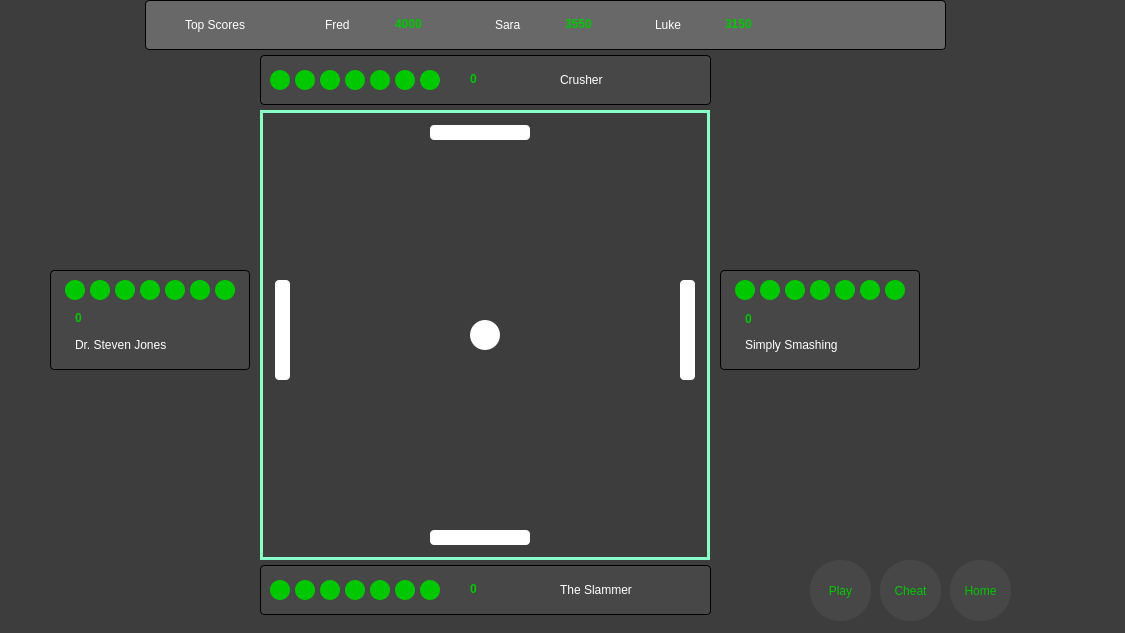
<?xml version="1.0" encoding="UTF-8"?>
<ui version="4.0">
 <class>InGame</class>
 <widget class="QWidget" name="InGame">
  <property name="geometry">
   <rect>
    <x>0</x>
    <y>0</y>
    <width>1125</width>
    <height>633</height>
   </rect>
  </property>
  <property name="mouseTracking">
   <bool>true</bool>
  </property>
  <property name="windowTitle">
   <string>All-4-Pong - Game Court</string>
  </property>
  <property name="styleSheet">
   <string notr="true">background-color: rgb(61, 61, 61);</string>
  </property>
  <widget class="QLabel" name="lblTop2Usrnm">
   <property name="geometry">
    <rect>
     <x>495</x>
     <y>15</y>
     <width>61</width>
     <height>20</height>
    </rect>
   </property>
   <property name="mouseTracking">
    <bool>true</bool>
   </property>
   <property name="styleSheet">
    <string notr="true">background-color: rgb(104,104,104);
color: rgb(255, 255, 255);
text-align: center;</string>
   </property>
   <property name="text">
    <string>Sara</string>
   </property>
  </widget>
  <widget class="QLabel" name="lblLife3PT">
   <property name="geometry">
    <rect>
     <x>320</x>
     <y>70</y>
     <width>20</width>
     <height>20</height>
    </rect>
   </property>
   <property name="mouseTracking">
    <bool>true</bool>
   </property>
   <property name="styleSheet">
    <string notr="true">background-color: rgb(0, 200, 0);
border-radius: 10px;</string>
   </property>
   <property name="text">
    <string/>
   </property>
  </widget>
  <widget class="QLabel" name="lblLife4PL">
   <property name="geometry">
    <rect>
     <x>140</x>
     <y>280</y>
     <width>20</width>
     <height>20</height>
    </rect>
   </property>
   <property name="mouseTracking">
    <bool>true</bool>
   </property>
   <property name="styleSheet">
    <string notr="true">background-color: rgb(0, 200, 0);
border-radius: 10px;</string>
   </property>
   <property name="text">
    <string/>
   </property>
  </widget>
  <widget class="QLabel" name="lblLife7PT">
   <property name="geometry">
    <rect>
     <x>420</x>
     <y>70</y>
     <width>20</width>
     <height>20</height>
    </rect>
   </property>
   <property name="mouseTracking">
    <bool>true</bool>
   </property>
   <property name="styleSheet">
    <string notr="true">background-color: rgb(0, 200, 0);
border-radius: 10px;</string>
   </property>
   <property name="text">
    <string/>
   </property>
  </widget>
  <widget class="QLabel" name="lblLife6PB">
   <property name="geometry">
    <rect>
     <x>395</x>
     <y>580</y>
     <width>20</width>
     <height>20</height>
    </rect>
   </property>
   <property name="mouseTracking">
    <bool>true</bool>
   </property>
   <property name="styleSheet">
    <string notr="true">background-color: rgb(0, 200, 0);
border-radius: 10px;</string>
   </property>
   <property name="text">
    <string/>
   </property>
  </widget>
  <widget class="QLabel" name="lblUsernamePR">
   <property name="geometry">
    <rect>
     <x>745</x>
     <y>335</y>
     <width>131</width>
     <height>20</height>
    </rect>
   </property>
   <property name="mouseTracking">
    <bool>true</bool>
   </property>
   <property name="styleSheet">
    <string notr="true">background-color: rgb(71, 71, 71);
color: rgb(255, 255, 255);
text-align: center;</string>
   </property>
   <property name="text">
    <string>Simply Smashing</string>
   </property>
  </widget>
  <widget class="QLabel" name="lblTop3Usrnm">
   <property name="geometry">
    <rect>
     <x>655</x>
     <y>15</y>
     <width>61</width>
     <height>20</height>
    </rect>
   </property>
   <property name="mouseTracking">
    <bool>true</bool>
   </property>
   <property name="styleSheet">
    <string notr="true">background-color: rgb(104,104,104);
color: rgb(255, 255, 255);
text-align: center;</string>
   </property>
   <property name="text">
    <string>Luke</string>
   </property>
  </widget>
  <widget class="QLabel" name="lblTop1Score">
   <property name="geometry">
    <rect>
     <x>395</x>
     <y>15</y>
     <width>61</width>
     <height>17</height>
    </rect>
   </property>
   <property name="font">
    <font>
     <weight>75</weight>
     <italic>false</italic>
     <bold>true</bold>
    </font>
   </property>
   <property name="mouseTracking">
    <bool>true</bool>
   </property>
   <property name="styleSheet">
    <string notr="true">background-color: rgb(104,104,104);
color: rgb(0, 200, 0);
text-align: center;</string>
   </property>
   <property name="frameShadow">
    <enum>QFrame::Plain</enum>
   </property>
   <property name="text">
    <string>4000</string>
   </property>
  </widget>
  <widget class="QLabel" name="lblPlayerBoardR">
   <property name="geometry">
    <rect>
     <x>720</x>
     <y>270</y>
     <width>200</width>
     <height>100</height>
    </rect>
   </property>
   <property name="mouseTracking">
    <bool>true</bool>
   </property>
   <property name="styleSheet">
    <string notr="true">background-color: rgb(71, 71, 71);
border: 1px solid rgb(0, 0, 0);
color: rgb(0, 200, 0);
border-radius: 4px;</string>
   </property>
   <property name="text">
    <string/>
   </property>
  </widget>
  <widget class="QLabel" name="lblTop3Score">
   <property name="geometry">
    <rect>
     <x>725</x>
     <y>15</y>
     <width>61</width>
     <height>17</height>
    </rect>
   </property>
   <property name="font">
    <font>
     <weight>75</weight>
     <italic>false</italic>
     <bold>true</bold>
    </font>
   </property>
   <property name="mouseTracking">
    <bool>true</bool>
   </property>
   <property name="styleSheet">
    <string notr="true">background-color: rgb(104,104,104);
color: rgb(0, 200, 0);
text-align: center;</string>
   </property>
   <property name="frameShadow">
    <enum>QFrame::Plain</enum>
   </property>
   <property name="text">
    <string>3150</string>
   </property>
  </widget>
  <widget class="QLabel" name="lblLife2PR">
   <property name="geometry">
    <rect>
     <x>760</x>
     <y>280</y>
     <width>20</width>
     <height>20</height>
    </rect>
   </property>
   <property name="mouseTracking">
    <bool>true</bool>
   </property>
   <property name="styleSheet">
    <string notr="true">background-color: rgb(0, 200, 0);
border-radius: 10px;</string>
   </property>
   <property name="text">
    <string/>
   </property>
  </widget>
  <widget class="QLabel" name="lblLife5PB">
   <property name="geometry">
    <rect>
     <x>370</x>
     <y>580</y>
     <width>20</width>
     <height>20</height>
    </rect>
   </property>
   <property name="mouseTracking">
    <bool>true</bool>
   </property>
   <property name="styleSheet">
    <string notr="true">background-color: rgb(0, 200, 0);
border-radius: 10px;</string>
   </property>
   <property name="text">
    <string/>
   </property>
  </widget>
  <widget class="QLabel" name="lblLeaderBoard">
   <property name="geometry">
    <rect>
     <x>145</x>
     <y>0</y>
     <width>801</width>
     <height>50</height>
    </rect>
   </property>
   <property name="mouseTracking">
    <bool>true</bool>
   </property>
   <property name="styleSheet">
    <string notr="true">background-color: rgb(104, 104, 104);
border: 1px solid rgb(0, 0, 0);
color: rgb(0, 200, 0);
border-radius: 4px;</string>
   </property>
   <property name="text">
    <string/>
   </property>
  </widget>
  <widget class="QLabel" name="lblPlayerBoardB">
   <property name="geometry">
    <rect>
     <x>260</x>
     <y>565</y>
     <width>451</width>
     <height>50</height>
    </rect>
   </property>
   <property name="mouseTracking">
    <bool>true</bool>
   </property>
   <property name="styleSheet">
    <string notr="true">background-color: rgb(71, 71, 71);
border: 1px solid rgb(0, 0, 0);
color: rgb(0, 200, 0);
border-radius: 4px;</string>
   </property>
   <property name="text">
    <string/>
   </property>
  </widget>
  <widget class="QLabel" name="lblScorePB">
   <property name="geometry">
    <rect>
     <x>470</x>
     <y>580</y>
     <width>61</width>
     <height>17</height>
    </rect>
   </property>
   <property name="font">
    <font>
     <weight>75</weight>
     <italic>false</italic>
     <bold>true</bold>
    </font>
   </property>
   <property name="mouseTracking">
    <bool>true</bool>
   </property>
   <property name="styleSheet">
    <string notr="true">background-color: rgb(71, 71, 71);
color: rgb(0, 200, 0);
text-align: center;</string>
   </property>
   <property name="frameShadow">
    <enum>QFrame::Plain</enum>
   </property>
   <property name="text">
    <string>0</string>
   </property>
  </widget>
  <widget class="QPushButton" name="btnPause">
   <property name="geometry">
    <rect>
     <x>810</x>
     <y>560</y>
     <width>61</width>
     <height>61</height>
    </rect>
   </property>
   <property name="mouseTracking">
    <bool>true</bool>
   </property>
   <property name="focusPolicy">
    <enum>Qt::NoFocus</enum>
   </property>
   <property name="styleSheet">
    <string notr="true">background-color: rgb(71, 71, 71);
color: rgb(0, 200, 0);
border-radius: 30px;</string>
   </property>
   <property name="text">
    <string>Play</string>
   </property>
   <property name="checkable">
    <bool>false</bool>
   </property>
   <property name="checked">
    <bool>false</bool>
   </property>
  </widget>
  <widget class="QLabel" name="lblUsernamePT">
   <property name="geometry">
    <rect>
     <x>560</x>
     <y>70</y>
     <width>131</width>
     <height>20</height>
    </rect>
   </property>
   <property name="mouseTracking">
    <bool>true</bool>
   </property>
   <property name="styleSheet">
    <string notr="true">background-color: rgb(71, 71, 71);
color: rgb(255, 255, 255);
text-align: center;</string>
   </property>
   <property name="text">
    <string>Crusher</string>
   </property>
  </widget>
  <widget class="QPushButton" name="btnCheat">
   <property name="geometry">
    <rect>
     <x>880</x>
     <y>560</y>
     <width>61</width>
     <height>61</height>
    </rect>
   </property>
   <property name="mouseTracking">
    <bool>true</bool>
   </property>
   <property name="focusPolicy">
    <enum>Qt::NoFocus</enum>
   </property>
   <property name="styleSheet">
    <string notr="true">background-color: rgb(71, 71, 71);
color: rgb(0, 200, 0);
border-radius: 30px;</string>
   </property>
   <property name="text">
    <string>Cheat</string>
   </property>
  </widget>
  <widget class="QLabel" name="lblLife5PL">
   <property name="geometry">
    <rect>
     <x>165</x>
     <y>280</y>
     <width>20</width>
     <height>20</height>
    </rect>
   </property>
   <property name="mouseTracking">
    <bool>true</bool>
   </property>
   <property name="styleSheet">
    <string notr="true">background-color: rgb(0, 200, 0);
border-radius: 10px;</string>
   </property>
   <property name="text">
    <string/>
   </property>
  </widget>
  <widget class="QLabel" name="lblLeaderBoardTitle">
   <property name="geometry">
    <rect>
     <x>185</x>
     <y>15</y>
     <width>81</width>
     <height>20</height>
    </rect>
   </property>
   <property name="mouseTracking">
    <bool>true</bool>
   </property>
   <property name="styleSheet">
    <string notr="true">background-color: rgb(104,104,104);
color: rgb(255, 255, 255);
text-align: center;</string>
   </property>
   <property name="text">
    <string>Top Scores</string>
   </property>
  </widget>
  <widget class="QLabel" name="lblLife3PR">
   <property name="geometry">
    <rect>
     <x>785</x>
     <y>280</y>
     <width>20</width>
     <height>20</height>
    </rect>
   </property>
   <property name="mouseTracking">
    <bool>true</bool>
   </property>
   <property name="styleSheet">
    <string notr="true">background-color: rgb(0, 200, 0);
border-radius: 10px;</string>
   </property>
   <property name="text">
    <string/>
   </property>
  </widget>
  <widget class="QLabel" name="lblScorePT">
   <property name="geometry">
    <rect>
     <x>470</x>
     <y>70</y>
     <width>61</width>
     <height>17</height>
    </rect>
   </property>
   <property name="font">
    <font>
     <weight>75</weight>
     <italic>false</italic>
     <bold>true</bold>
    </font>
   </property>
   <property name="mouseTracking">
    <bool>true</bool>
   </property>
   <property name="styleSheet">
    <string notr="true">background-color: rgb(71, 71, 71);
color: rgb(0, 200, 0);
text-align: center;</string>
   </property>
   <property name="frameShadow">
    <enum>QFrame::Plain</enum>
   </property>
   <property name="text">
    <string>0</string>
   </property>
  </widget>
  <widget class="QLabel" name="lblLife7PR">
   <property name="geometry">
    <rect>
     <x>885</x>
     <y>280</y>
     <width>20</width>
     <height>20</height>
    </rect>
   </property>
   <property name="mouseTracking">
    <bool>true</bool>
   </property>
   <property name="styleSheet">
    <string notr="true">background-color: rgb(0, 200, 0);
border-radius: 10px;</string>
   </property>
   <property name="text">
    <string/>
   </property>
  </widget>
  <widget class="QWidget" name="gameCourt" native="true">
   <property name="enabled">
    <bool>true</bool>
   </property>
   <property name="geometry">
    <rect>
     <x>260</x>
     <y>110</y>
     <width>450</width>
     <height>450</height>
    </rect>
   </property>
   <property name="mouseTracking">
    <bool>true</bool>
   </property>
   <property name="styleSheet">
    <string notr="true">.QWidget#gameCourt {
background-image: url(:/images/gameCourtBackground.png);
background-position: center;
border: 3px solid rgb(137, 255, 200);
box-shadow: 10px 10px 30px rgb(0, 0, 0);
}</string>
   </property>
   <widget class="GameLabel" name="lblBall">
    <property name="geometry">
     <rect>
      <x>210</x>
      <y>210</y>
      <width>30</width>
      <height>30</height>
     </rect>
    </property>
    <property name="mouseTracking">
     <bool>true</bool>
    </property>
    <property name="styleSheet">
     <string notr="true">border: 0px solid rgb(255, 255, 255);
background-color: rgb(255, 255, 255);
border-radius: 15px;</string>
    </property>
    <property name="text">
     <string/>
    </property>
   </widget>
   <widget class="GameLabel" name="lblPaddleBottom">
    <property name="geometry">
     <rect>
      <x>170</x>
      <y>420</y>
      <width>100</width>
      <height>15</height>
     </rect>
    </property>
    <property name="sizePolicy">
     <sizepolicy hsizetype="Preferred" vsizetype="Preferred">
      <horstretch>0</horstretch>
      <verstretch>0</verstretch>
     </sizepolicy>
    </property>
    <property name="baseSize">
     <size>
      <width>0</width>
      <height>0</height>
     </size>
    </property>
    <property name="mouseTracking">
     <bool>true</bool>
    </property>
    <property name="styleSheet">
     <string notr="true">background-color: rgb(255, 255, 255);
border-radius: 4px;</string>
    </property>
    <property name="frameShadow">
     <enum>QFrame::Raised</enum>
    </property>
    <property name="text">
     <string/>
    </property>
   </widget>
   <widget class="GameLabel" name="lblPaddleLeft">
    <property name="geometry">
     <rect>
      <x>15</x>
      <y>170</y>
      <width>15</width>
      <height>100</height>
     </rect>
    </property>
    <property name="sizePolicy">
     <sizepolicy hsizetype="Preferred" vsizetype="Preferred">
      <horstretch>0</horstretch>
      <verstretch>0</verstretch>
     </sizepolicy>
    </property>
    <property name="baseSize">
     <size>
      <width>0</width>
      <height>0</height>
     </size>
    </property>
    <property name="mouseTracking">
     <bool>true</bool>
    </property>
    <property name="styleSheet">
     <string notr="true">background-color: rgb(255, 255, 255);
border-radius: 4px;</string>
    </property>
    <property name="frameShadow">
     <enum>QFrame::Raised</enum>
    </property>
    <property name="text">
     <string/>
    </property>
   </widget>
   <widget class="GameLabel" name="lblPaddleRight">
    <property name="geometry">
     <rect>
      <x>420</x>
      <y>170</y>
      <width>15</width>
      <height>100</height>
     </rect>
    </property>
    <property name="sizePolicy">
     <sizepolicy hsizetype="Preferred" vsizetype="Preferred">
      <horstretch>0</horstretch>
      <verstretch>0</verstretch>
     </sizepolicy>
    </property>
    <property name="baseSize">
     <size>
      <width>0</width>
      <height>0</height>
     </size>
    </property>
    <property name="mouseTracking">
     <bool>true</bool>
    </property>
    <property name="styleSheet">
     <string notr="true">border-radius: 4px;
background-color: rgb(255, 255, 255);</string>
    </property>
    <property name="frameShadow">
     <enum>QFrame::Raised</enum>
    </property>
    <property name="text">
     <string/>
    </property>
   </widget>
   <widget class="GameLabel" name="lblPaddleTop">
    <property name="geometry">
     <rect>
      <x>170</x>
      <y>15</y>
      <width>100</width>
      <height>15</height>
     </rect>
    </property>
    <property name="sizePolicy">
     <sizepolicy hsizetype="Preferred" vsizetype="Preferred">
      <horstretch>0</horstretch>
      <verstretch>0</verstretch>
     </sizepolicy>
    </property>
    <property name="baseSize">
     <size>
      <width>0</width>
      <height>0</height>
     </size>
    </property>
    <property name="mouseTracking">
     <bool>true</bool>
    </property>
    <property name="styleSheet">
     <string notr="true">background-color: rgb(255, 255, 255);
border-radius: 4px;</string>
    </property>
    <property name="frameShadow">
     <enum>QFrame::Raised</enum>
    </property>
    <property name="text">
     <string/>
    </property>
   </widget>
   <zorder>lblBall</zorder>
   <zorder>lblPaddleBottom</zorder>
   <zorder>lblPaddleLeft</zorder>
   <zorder>lblPaddleTop</zorder>
   <zorder>lblPaddleRight</zorder>
  </widget>
  <widget class="QLabel" name="lblTop2Score">
   <property name="geometry">
    <rect>
     <x>565</x>
     <y>15</y>
     <width>61</width>
     <height>17</height>
    </rect>
   </property>
   <property name="font">
    <font>
     <weight>75</weight>
     <italic>false</italic>
     <bold>true</bold>
    </font>
   </property>
   <property name="mouseTracking">
    <bool>true</bool>
   </property>
   <property name="styleSheet">
    <string notr="true">background-color: rgb(104,104,104);
color: rgb(0, 200, 0);
text-align: center;</string>
   </property>
   <property name="frameShadow">
    <enum>QFrame::Plain</enum>
   </property>
   <property name="text">
    <string>3550</string>
   </property>
  </widget>
  <widget class="QLabel" name="lblLife6PR">
   <property name="geometry">
    <rect>
     <x>860</x>
     <y>280</y>
     <width>20</width>
     <height>20</height>
    </rect>
   </property>
   <property name="mouseTracking">
    <bool>true</bool>
   </property>
   <property name="styleSheet">
    <string notr="true">background-color: rgb(0, 200, 0);
border-radius: 10px;</string>
   </property>
   <property name="text">
    <string/>
   </property>
  </widget>
  <widget class="QLabel" name="lblLife4PB">
   <property name="geometry">
    <rect>
     <x>345</x>
     <y>580</y>
     <width>20</width>
     <height>20</height>
    </rect>
   </property>
   <property name="mouseTracking">
    <bool>true</bool>
   </property>
   <property name="styleSheet">
    <string notr="true">background-color: rgb(0, 200, 0);
border-radius: 10px;</string>
   </property>
   <property name="text">
    <string/>
   </property>
  </widget>
  <widget class="QLabel" name="lblLife6PT">
   <property name="geometry">
    <rect>
     <x>395</x>
     <y>70</y>
     <width>20</width>
     <height>20</height>
    </rect>
   </property>
   <property name="mouseTracking">
    <bool>true</bool>
   </property>
   <property name="styleSheet">
    <string notr="true">background-color: rgb(0, 200, 0);
border-radius: 10px;</string>
   </property>
   <property name="text">
    <string/>
   </property>
  </widget>
  <widget class="QLabel" name="lblLife3PB">
   <property name="geometry">
    <rect>
     <x>320</x>
     <y>580</y>
     <width>20</width>
     <height>20</height>
    </rect>
   </property>
   <property name="mouseTracking">
    <bool>true</bool>
   </property>
   <property name="styleSheet">
    <string notr="true">background-color: rgb(0, 200, 0);
border-radius: 10px;</string>
   </property>
   <property name="text">
    <string/>
   </property>
  </widget>
  <widget class="QLabel" name="lblPlayerBoardL">
   <property name="geometry">
    <rect>
     <x>50</x>
     <y>270</y>
     <width>200</width>
     <height>100</height>
    </rect>
   </property>
   <property name="mouseTracking">
    <bool>true</bool>
   </property>
   <property name="styleSheet">
    <string notr="true">background-color: rgb(71, 71, 71);
border: 1px solid rgb(0, 0, 0);
color: rgb(0, 200, 0);
border-radius: 4px;</string>
   </property>
   <property name="text">
    <string/>
   </property>
  </widget>
  <widget class="QLabel" name="lblLife1PL">
   <property name="geometry">
    <rect>
     <x>65</x>
     <y>280</y>
     <width>20</width>
     <height>20</height>
    </rect>
   </property>
   <property name="mouseTracking">
    <bool>true</bool>
   </property>
   <property name="styleSheet">
    <string notr="true">background-color: rgb(0, 200, 0);
border-radius: 10px;</string>
   </property>
   <property name="text">
    <string/>
   </property>
  </widget>
  <widget class="QLabel" name="lblLife5PT">
   <property name="geometry">
    <rect>
     <x>370</x>
     <y>70</y>
     <width>20</width>
     <height>20</height>
    </rect>
   </property>
   <property name="mouseTracking">
    <bool>true</bool>
   </property>
   <property name="styleSheet">
    <string notr="true">background-color: rgb(0, 200, 0);
border-radius: 10px;</string>
   </property>
   <property name="text">
    <string/>
   </property>
  </widget>
  <widget class="QLabel" name="lblLife1PB">
   <property name="geometry">
    <rect>
     <x>270</x>
     <y>580</y>
     <width>20</width>
     <height>20</height>
    </rect>
   </property>
   <property name="mouseTracking">
    <bool>true</bool>
   </property>
   <property name="styleSheet">
    <string notr="true">background-color: rgb(0, 200, 0);
border-radius: 10px;</string>
   </property>
   <property name="text">
    <string/>
   </property>
  </widget>
  <widget class="QLabel" name="lblLife1PT">
   <property name="geometry">
    <rect>
     <x>270</x>
     <y>70</y>
     <width>20</width>
     <height>20</height>
    </rect>
   </property>
   <property name="mouseTracking">
    <bool>true</bool>
   </property>
   <property name="styleSheet">
    <string notr="true">background-color: rgb(0, 200, 0);
border-radius: 10px;</string>
   </property>
   <property name="text">
    <string/>
   </property>
  </widget>
  <widget class="QLabel" name="lblUsernamePL">
   <property name="geometry">
    <rect>
     <x>75</x>
     <y>335</y>
     <width>131</width>
     <height>20</height>
    </rect>
   </property>
   <property name="mouseTracking">
    <bool>true</bool>
   </property>
   <property name="styleSheet">
    <string notr="true">background-color: rgb(71, 71, 71);
color: rgb(255, 255, 255);
text-align: center;</string>
   </property>
   <property name="text">
    <string>Dr. Steven Jones</string>
   </property>
  </widget>
  <widget class="QLabel" name="lblLife4PT">
   <property name="geometry">
    <rect>
     <x>345</x>
     <y>70</y>
     <width>20</width>
     <height>20</height>
    </rect>
   </property>
   <property name="mouseTracking">
    <bool>true</bool>
   </property>
   <property name="styleSheet">
    <string notr="true">background-color: rgb(0, 200, 0);
border-radius: 10px;</string>
   </property>
   <property name="text">
    <string/>
   </property>
  </widget>
  <widget class="QLabel" name="lblPlayerBoardT">
   <property name="geometry">
    <rect>
     <x>260</x>
     <y>55</y>
     <width>451</width>
     <height>50</height>
    </rect>
   </property>
   <property name="mouseTracking">
    <bool>true</bool>
   </property>
   <property name="styleSheet">
    <string notr="true">background-color: rgb(71, 71, 71);
border: 1px solid rgb(0, 0, 0);
color: rgb(0, 200, 0);
border-radius: 4px;</string>
   </property>
   <property name="text">
    <string/>
   </property>
  </widget>
  <widget class="QLabel" name="lblLife2PT">
   <property name="geometry">
    <rect>
     <x>295</x>
     <y>70</y>
     <width>20</width>
     <height>20</height>
    </rect>
   </property>
   <property name="mouseTracking">
    <bool>true</bool>
   </property>
   <property name="styleSheet">
    <string notr="true">background-color: rgb(0, 200, 0);
border-radius: 10px;</string>
   </property>
   <property name="text">
    <string/>
   </property>
  </widget>
  <widget class="QLabel" name="lblLife7PL">
   <property name="geometry">
    <rect>
     <x>215</x>
     <y>280</y>
     <width>20</width>
     <height>20</height>
    </rect>
   </property>
   <property name="mouseTracking">
    <bool>true</bool>
   </property>
   <property name="styleSheet">
    <string notr="true">background-color: rgb(0, 200, 0);
border-radius: 10px;</string>
   </property>
   <property name="text">
    <string/>
   </property>
  </widget>
  <widget class="QLabel" name="lblLife3PL">
   <property name="geometry">
    <rect>
     <x>115</x>
     <y>280</y>
     <width>20</width>
     <height>20</height>
    </rect>
   </property>
   <property name="mouseTracking">
    <bool>true</bool>
   </property>
   <property name="styleSheet">
    <string notr="true">background-color: rgb(0, 200, 0);
border-radius: 10px;</string>
   </property>
   <property name="text">
    <string/>
   </property>
  </widget>
  <widget class="QLabel" name="lblTop1Usrnm">
   <property name="geometry">
    <rect>
     <x>325</x>
     <y>15</y>
     <width>61</width>
     <height>20</height>
    </rect>
   </property>
   <property name="mouseTracking">
    <bool>true</bool>
   </property>
   <property name="styleSheet">
    <string notr="true">background-color: rgb(104,104,104);
color: rgb(255, 255, 255);
text-align: center;</string>
   </property>
   <property name="text">
    <string>Fred</string>
   </property>
  </widget>
  <widget class="QLabel" name="lblScorePR">
   <property name="geometry">
    <rect>
     <x>745</x>
     <y>310</y>
     <width>61</width>
     <height>17</height>
    </rect>
   </property>
   <property name="font">
    <font>
     <weight>75</weight>
     <italic>false</italic>
     <bold>true</bold>
    </font>
   </property>
   <property name="mouseTracking">
    <bool>true</bool>
   </property>
   <property name="styleSheet">
    <string notr="true">background-color: rgb(71, 71, 71);
color: rgb(0, 200, 0);
text-align: center;</string>
   </property>
   <property name="frameShadow">
    <enum>QFrame::Plain</enum>
   </property>
   <property name="text">
    <string>0</string>
   </property>
  </widget>
  <widget class="QLabel" name="lblLife5PR">
   <property name="geometry">
    <rect>
     <x>835</x>
     <y>280</y>
     <width>20</width>
     <height>20</height>
    </rect>
   </property>
   <property name="mouseTracking">
    <bool>true</bool>
   </property>
   <property name="styleSheet">
    <string notr="true">background-color: rgb(0, 200, 0);
border-radius: 10px;</string>
   </property>
   <property name="text">
    <string/>
   </property>
  </widget>
  <widget class="QLabel" name="lblLife7PB">
   <property name="geometry">
    <rect>
     <x>420</x>
     <y>580</y>
     <width>20</width>
     <height>20</height>
    </rect>
   </property>
   <property name="mouseTracking">
    <bool>true</bool>
   </property>
   <property name="styleSheet">
    <string notr="true">background-color: rgb(0, 200, 0);
border-radius: 10px;</string>
   </property>
   <property name="text">
    <string/>
   </property>
  </widget>
  <widget class="QLabel" name="lblScorePL">
   <property name="geometry">
    <rect>
     <x>75</x>
     <y>310</y>
     <width>61</width>
     <height>16</height>
    </rect>
   </property>
   <property name="font">
    <font>
     <weight>75</weight>
     <italic>false</italic>
     <bold>true</bold>
    </font>
   </property>
   <property name="mouseTracking">
    <bool>true</bool>
   </property>
   <property name="styleSheet">
    <string notr="true">background-color: rgb(71, 71, 71);
color: rgb(0, 200, 0);
text-align: center;</string>
   </property>
   <property name="frameShadow">
    <enum>QFrame::Plain</enum>
   </property>
   <property name="text">
    <string>0</string>
   </property>
  </widget>
  <widget class="QLabel" name="lblUsernamePB">
   <property name="geometry">
    <rect>
     <x>560</x>
     <y>580</y>
     <width>131</width>
     <height>20</height>
    </rect>
   </property>
   <property name="mouseTracking">
    <bool>true</bool>
   </property>
   <property name="styleSheet">
    <string notr="true">background-color: rgb(71, 71, 71);
color: rgb(255, 255, 255);
text-align: center;</string>
   </property>
   <property name="text">
    <string>The Slammer</string>
   </property>
  </widget>
  <widget class="QLabel" name="lblLife1PR">
   <property name="geometry">
    <rect>
     <x>735</x>
     <y>280</y>
     <width>20</width>
     <height>20</height>
    </rect>
   </property>
   <property name="mouseTracking">
    <bool>true</bool>
   </property>
   <property name="styleSheet">
    <string notr="true">background-color: rgb(0, 200, 0);
border-radius: 10px;</string>
   </property>
   <property name="text">
    <string/>
   </property>
  </widget>
  <widget class="QLabel" name="lblLife6PL">
   <property name="geometry">
    <rect>
     <x>190</x>
     <y>280</y>
     <width>20</width>
     <height>20</height>
    </rect>
   </property>
   <property name="mouseTracking">
    <bool>true</bool>
   </property>
   <property name="styleSheet">
    <string notr="true">background-color: rgb(0, 200, 0);
border-radius: 10px;</string>
   </property>
   <property name="text">
    <string/>
   </property>
  </widget>
  <widget class="QLabel" name="lblLife2PL">
   <property name="geometry">
    <rect>
     <x>90</x>
     <y>280</y>
     <width>20</width>
     <height>20</height>
    </rect>
   </property>
   <property name="mouseTracking">
    <bool>true</bool>
   </property>
   <property name="styleSheet">
    <string notr="true">background-color: rgb(0, 200, 0);
border-radius: 10px;</string>
   </property>
   <property name="text">
    <string/>
   </property>
  </widget>
  <widget class="QLabel" name="lblLife2PB">
   <property name="geometry">
    <rect>
     <x>295</x>
     <y>580</y>
     <width>20</width>
     <height>20</height>
    </rect>
   </property>
   <property name="mouseTracking">
    <bool>true</bool>
   </property>
   <property name="styleSheet">
    <string notr="true">background-color: rgb(0, 200, 0);
border-radius: 10px;</string>
   </property>
   <property name="text">
    <string/>
   </property>
  </widget>
  <widget class="QLabel" name="lblLife4PR">
   <property name="geometry">
    <rect>
     <x>810</x>
     <y>280</y>
     <width>20</width>
     <height>20</height>
    </rect>
   </property>
   <property name="mouseTracking">
    <bool>true</bool>
   </property>
   <property name="styleSheet">
    <string notr="true">background-color: rgb(0, 200, 0);
border-radius: 10px;</string>
   </property>
   <property name="text">
    <string/>
   </property>
  </widget>
  <widget class="QPushButton" name="btnHome">
   <property name="geometry">
    <rect>
     <x>950</x>
     <y>560</y>
     <width>61</width>
     <height>61</height>
    </rect>
   </property>
   <property name="mouseTracking">
    <bool>true</bool>
   </property>
   <property name="focusPolicy">
    <enum>Qt::NoFocus</enum>
   </property>
   <property name="styleSheet">
    <string notr="true">background-color: rgb(71, 71, 71);
color: rgb(0, 200, 0);
border-radius: 30px;</string>
   </property>
   <property name="text">
    <string>Home</string>
   </property>
  </widget>
  <widget class="QLabel" name="lblGameDeclaration">
   <property name="geometry">
    <rect>
     <x>290</x>
     <y>240</y>
     <width>391</width>
     <height>71</height>
    </rect>
   </property>
   <property name="font">
    <font>
     <family>URW Gothic L</family>
     <pointsize>49</pointsize>
     <weight>75</weight>
     <italic>true</italic>
     <bold>true</bold>
    </font>
   </property>
   <property name="mouseTracking">
    <bool>true</bool>
   </property>
   <property name="styleSheet">
    <string notr="true">background-color: none;
color: rgb(255, 255, 255);</string>
   </property>
   <property name="text">
    <string/>
   </property>
  </widget>
  <widget class="QLabel" name="lblPlayDeclaration">
   <property name="geometry">
    <rect>
     <x>340</x>
     <y>360</y>
     <width>291</width>
     <height>31</height>
    </rect>
   </property>
   <property name="font">
    <font>
     <family>URW Gothic L</family>
     <pointsize>20</pointsize>
     <weight>75</weight>
     <italic>true</italic>
     <bold>true</bold>
    </font>
   </property>
   <property name="mouseTracking">
    <bool>true</bool>
   </property>
   <property name="styleSheet">
    <string notr="true">background-color: none;
color: rgb(255, 255, 255);</string>
   </property>
   <property name="text">
    <string/>
   </property>
  </widget>
  <zorder>gameCourt</zorder>
  <zorder>lblPlayerBoardB</zorder>
  <zorder>lblLeaderBoard</zorder>
  <zorder>lblPlayerBoardL</zorder>
  <zorder>lblPlayerBoardR</zorder>
  <zorder>lblPlayerBoardT</zorder>
  <zorder>lblTop2Usrnm</zorder>
  <zorder>lblLife3PT</zorder>
  <zorder>lblLife4PL</zorder>
  <zorder>lblLife7PT</zorder>
  <zorder>lblLife6PB</zorder>
  <zorder>lblUsernamePR</zorder>
  <zorder>lblTop3Usrnm</zorder>
  <zorder>lblTop1Score</zorder>
  <zorder>lblTop3Score</zorder>
  <zorder>lblLife2PR</zorder>
  <zorder>lblLife5PB</zorder>
  <zorder>lblScorePB</zorder>
  <zorder>btnPause</zorder>
  <zorder>lblUsernamePT</zorder>
  <zorder>btnCheat</zorder>
  <zorder>lblLife5PL</zorder>
  <zorder>lblLeaderBoardTitle</zorder>
  <zorder>lblLife3PR</zorder>
  <zorder>lblScorePT</zorder>
  <zorder>lblLife7PR</zorder>
  <zorder>lblTop2Score</zorder>
  <zorder>lblLife6PR</zorder>
  <zorder>lblLife4PB</zorder>
  <zorder>lblLife6PT</zorder>
  <zorder>lblLife3PB</zorder>
  <zorder>lblLife1PL</zorder>
  <zorder>lblLife5PT</zorder>
  <zorder>lblLife1PB</zorder>
  <zorder>lblLife1PT</zorder>
  <zorder>lblUsernamePL</zorder>
  <zorder>lblLife4PT</zorder>
  <zorder>lblLife7PL</zorder>
  <zorder>lblLife3PL</zorder>
  <zorder>lblTop1Usrnm</zorder>
  <zorder>lblScorePR</zorder>
  <zorder>lblLife5PR</zorder>
  <zorder>lblLife7PB</zorder>
  <zorder>lblScorePL</zorder>
  <zorder>lblUsernamePB</zorder>
  <zorder>lblLife1PR</zorder>
  <zorder>lblLife6PL</zorder>
  <zorder>lblLife2PL</zorder>
  <zorder>lblLife2PB</zorder>
  <zorder>lblLife4PR</zorder>
  <zorder>lblLife2PT</zorder>
  <zorder>btnHome</zorder>
  <zorder>lblGameDeclaration</zorder>
  <zorder>lblPlayDeclaration</zorder>
 </widget>
 <customwidgets>
  <customwidget>
   <class>GameLabel</class>
   <extends>QLabel</extends>
   <header>GameLabel.h</header>
  </customwidget>
 </customwidgets>
 <resources/>
 <connections/>
</ui>
